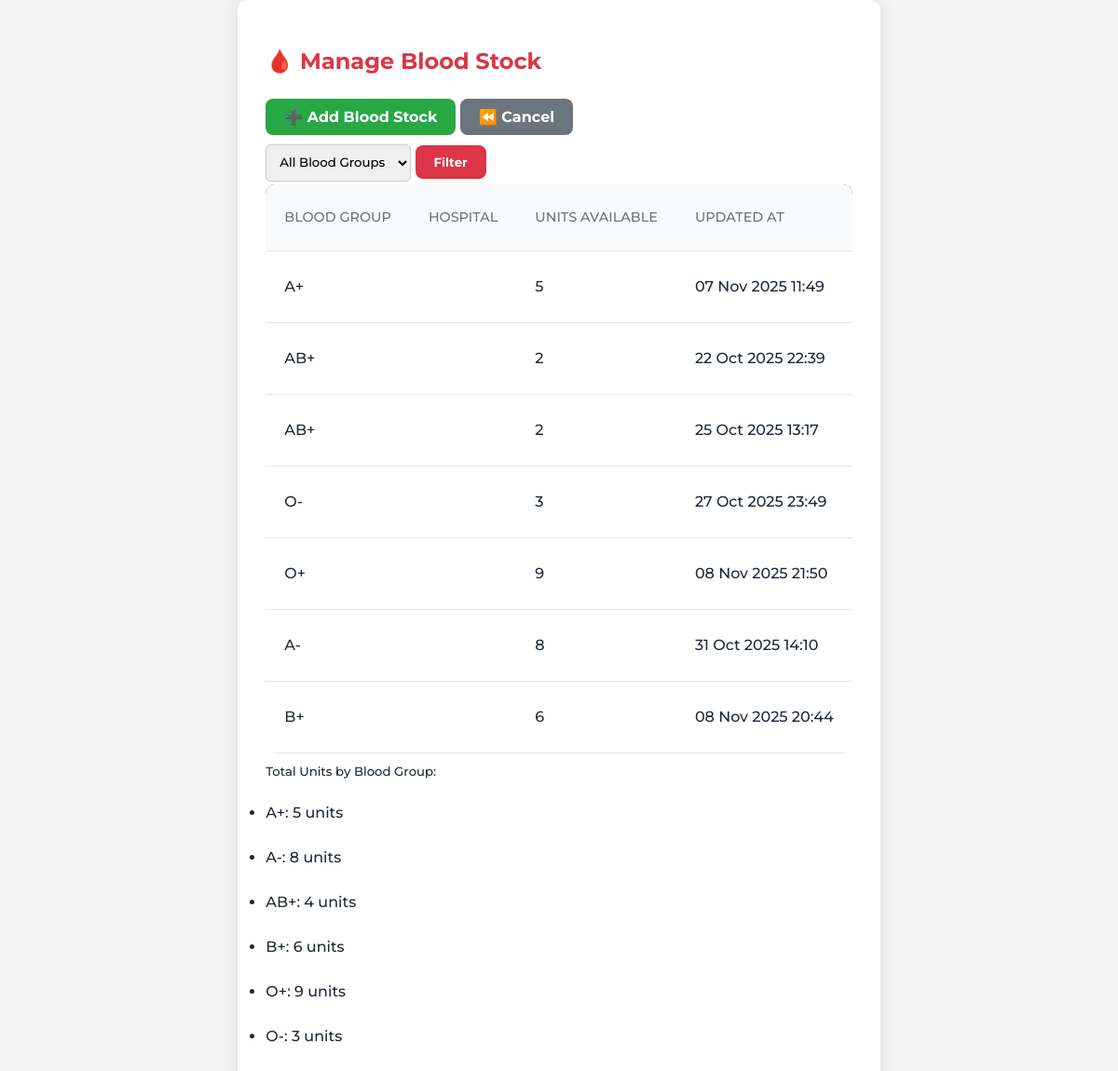
The app's page /manage_bloodstock/ (signed in), older data.
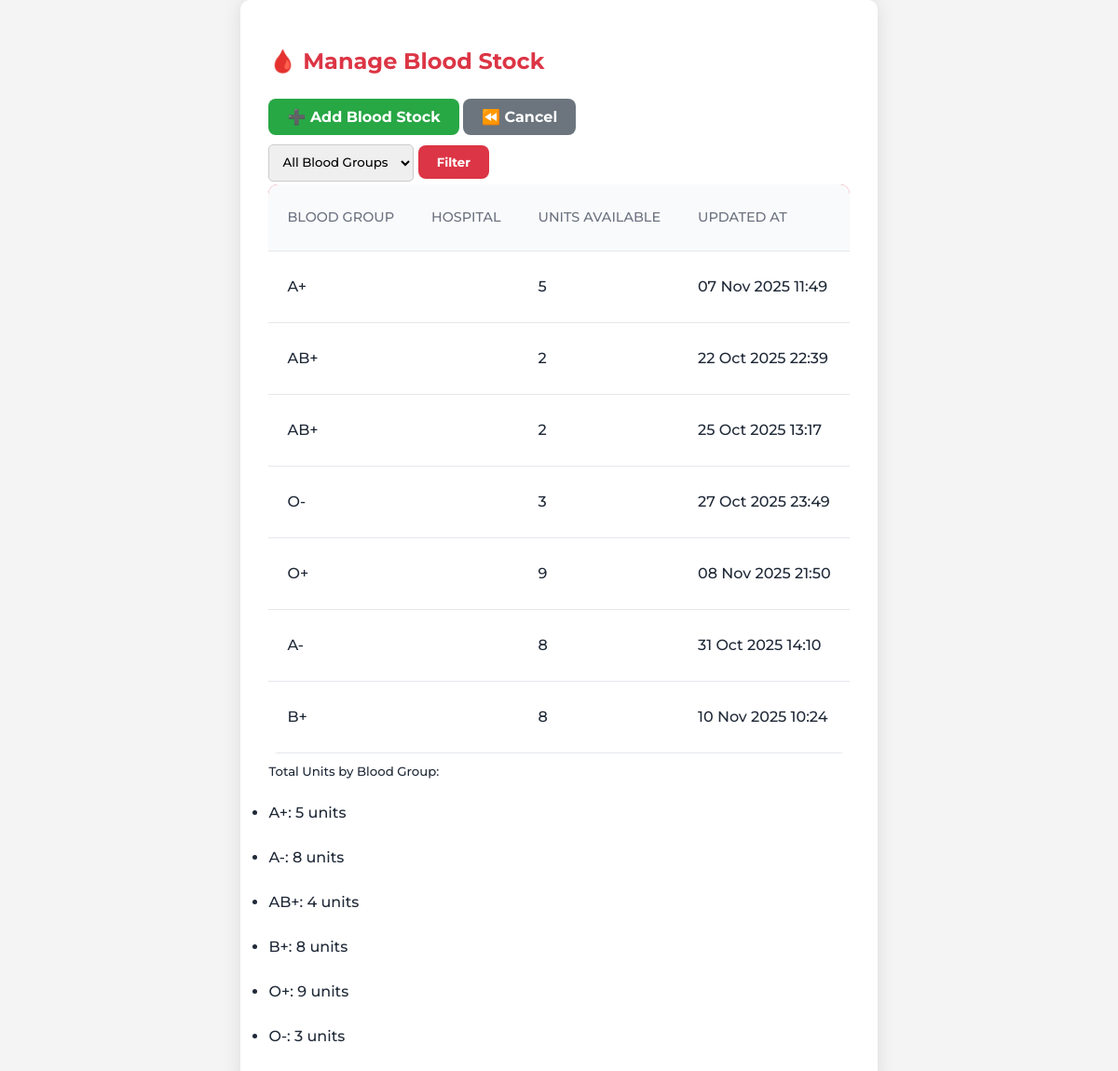
The same page, newer data.
### blood_bank_app/models.py (models this page shows, shortened)
class BloodStock(models.Model):
    BLOOD_GROUPS = [
        ('A+', 'A+'), ('A-', 'A-'),
        ('B+', 'B+'), ('B-', 'B-'),
        ('AB+', 'AB+'), ('AB-', 'AB-'),
        ('O+', 'O+'), ('O-', 'O-'),
    ]
    hospital = models.ForeignKey('HospitalDetail', on_delete=models.CASCADE, null=True, blank=True)
    blood_group = models.CharField(max_length=3, choices=BLOOD_GROUPS)
    units_available = models.PositiveIntegerField(default=0)
    updated_at = models.DateTimeField(auto_now=True)

### blood_bank_app/views.py (the view)
# urls.py: path('manage_bloodstock/', views.manage_bloodstock, name='manage_bloodstock'),
@login_required
@user_passes_test(is_admin)
def manage_bloodstock(request):
    stock = BloodStock.objects.all()
    blood_group = request.GET.get('blood_group')
    if blood_group:
        stock = stock.filter(blood_group=blood_group)
    hospital = request.GET.get('hospital')
    if hospital:
        stock = stock.filter(hospital_id=hospital)
    hospitals = HospitalDetail.objects.all()
    total_units = stock.values('blood_group').annotate(total=Sum('units_available'))
    return render(request, 'partials/manage_bloodstock.html', {
        'blood_stock': stock,
        'hospitals': hospitals,
        'blood_groups': BloodStock.BLOOD_GROUPS,  # pass this for filter dropdown
        'total_units': total_units
    })

### blood_bank_app/views.py (called while the page is built)
def is_admin(user):
    return hasattr(user, 'profile') and user.profile.role == 'admin'

### blood_bank_app/templates/partials/manage_bloodstock.html (shortened to what this page needs)
{% extends 'master.html' %}
{% load static %}
{% block content %}
<div class="login-container">
    <div class="login-card w-100">
        <h2 class="text-center mb-4">🩸 Manage Blood Stock</h2>
        <div class="d-flex justify-content-between mb-3">
            <a href="{% url 'add_blood_stock' %}" class="btn btn-success">➕ Add Blood Stock</a>
            <a href="{% url 'admin_dashboard' %}" class="btn btn-secondary">⏪ Cancel</a>
        </div>
        <form method="get" class="mb-4 d-flex gap-2">
            <select name="blood_group" class="form-control">
                <option value="">All Blood Groups</option>
            </select>
            <button type="submit" class="btn btn-primary">Filter</button>
        </form>
        <div class="table-responsive">
            <table class="table table-hover text-center">
                <thead>
                    <tr>
                        <th>Blood Group</th>
                        <th>Hospital</th>
                        <th>Units Available</th>
                        <th>Updated At</th>
                    </tr>
                </thead>
                <tbody>
                    {% for item in blood_stock %}
                        <tr>
                            <td>{{ item.blood_group }}</td>
                            <td>{{ item.hospital.hospital_name }}</td>
                            <td>{{ item.units_available }}</td>
                            <td>{{ item.updated_at|date:"d M Y H:i" }}</td>
                        </tr>
                    {% empty %}
                        <tr>
                            <td colspan="4">No blood stock available.</td>
                        </tr>
                    {% endfor %}
                </tbody>
            </table>
        </div>
        <div class="mt-4">
            <h5>Total Units by Blood Group:</h5>
            <ul class="list-group list-group-horizontal flex-wrap">
                {% for item in total_units %}
                    <li class="list-group-item flex-fill text-center">
                        {{ item.blood_group }}: {{ item.total }} units
                    </li>
                {% endfor %}
            </ul>
        </div>
    </div>
</div>
{% endblock %}

Row changes from the older to the newer data that the page shows:
changed BloodStock: units_available "6" → "8"; updated_at "08 Nov 2025 20:44" → "10 Nov 2025 10:24"
Text that changed along with them:
new list line: "B+ : 8 units"
list line gone: "B+ : 6 units"
